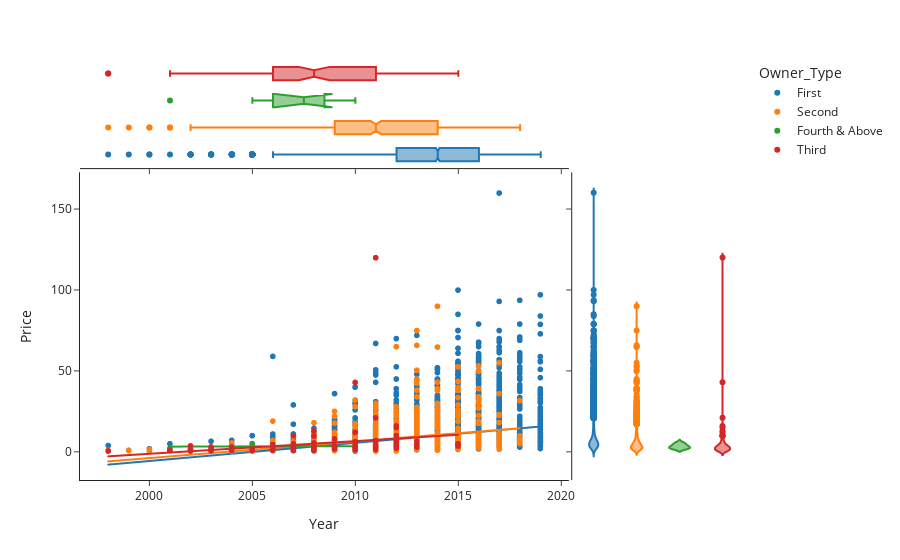

The notebook cell this image was saved under:
### Code cell
yprop = 'Price'
xprop = 'Year'
h= 'Owner_Type'
px.scatter(data, x=xprop, y=yprop, color=h, marginal_y="violin", marginal_x="box", trendline="ols", template="simple_white")

### Figure 1 — Plotly figure (JSON) as saved in the notebook; plotly's stock layout.template omitted (floating-point values rounded to 4 significant figures; data arrays with more than 128 entries replaced by an {"elided": "..."} marker saying what was removed)
{"data": [{"hovertemplate": "Owner_Type=First<br>Year=%{x}<br>Price=%{y}<extra></extra>", "legendgroup": "First", "marker": {"color": "#1F77B4", "symbol": "circle"}, "mode": "markers", "name": "First", "showlegend": true, "type": "scattergl", "x": {"elided": "4903 int values"}, "xaxis": "x", "y": {"elided": "4903 float values"}, "yaxis": "y"}, {"alignmentgroup": "True", "hovertemplate": "Owner_Type=First<br>Year=%{x}<extra></extra>", "legendgroup": "First", "marker": {"color": "#1F77B4", "symbol": "circle"}, "name": "First", "notched": true, "offsetgroup": "First", "showlegend": false, "type": "box", "x": {"elided": "4903 int values"}, "xaxis": "x3", "yaxis": "y3"}, {"alignmentgroup": "True", "hovertemplate": "Owner_Type=First<br>Price=%{y}<extra></extra>", "legendgroup": "First", "marker": {"color": "#1F77B4", "symbol": "circle"}, "name": "First", "offsetgroup": "First", "scalegroup": "y", "showlegend": false, "type": "violin", "xaxis": "x2", "y": {"elided": "4903 float values"}, "yaxis": "y2"}, {"hovertemplate": "<b>OLS trendline</b><br>Price = 1.12177 * Year + -2249.2<br>R<sup>2</sup>=0.081732<br><br>Owner_Type=First<br>Year=%{x}<br>Price=%{y} <b>(trend)</b><extra></extra>", "legendgroup": "First", "marker": {"color": "#1F77B4", "symbol": "circle"}, "mode": "lines", "name": "First", "showlegend": false, "type": "scattergl", "x": {"elided": "4903 int values"}, "xaxis": "x", "y": {"elided": "4903 float values"}, "yaxis": "y"}, {"hovertemplate": "Owner_Type=Second<br>Year=%{x}<br>Price=%{y}<extra></extra>", "legendgroup": "Second", "marker": {"color": "#FF7F0E", "symbol": "circle"}, "mode": "markers", "name": "Second", "showlegend": true, "type": "scattergl", "x": {"elided": "953 int values"}, "xaxis": "x", "y": {"elided": "953 float values"}, "yaxis": "y"}, {"alignmentgroup": "True", "hovertemplate": "Owner_Type=Second<br>Year=%{x}<extra></extra>", "legendgroup": "Second", "marker": {"color": "#FF7F0E", "symbol": "circle"}, "name": "Second", "notched": true, "offsetgroup": "Second", "showlegend": false, "type": "box", "x": {"elided": "953 int values"}, "xaxis": "x3", "yaxis": "y3"}, {"alignmentgroup": "True", "hovertemplate": "Owner_Type=Second<br>Price=%{y}<extra></extra>", "legendgroup": "Second", "marker": {"color": "#FF7F0E", "symbol": "circle"}, "name": "Second", "offsetgroup": "Second", "scalegroup": "y", "showlegend": false, "type": "violin", "xaxis": "x2", "y": {"elided": "953 float values"}, "yaxis": "y2"}, {"hovertemplate": "<b>OLS trendline</b><br>Price = 1.02512 * Year + -2054.09<br>R<sup>2</sup>=0.123270<br><br>Owner_Type=Second<br>Year=%{x}<br>Price=%{y} <b>(trend)</b><extra></extra>", "legendgroup": "Second", "marker": {"color": "#FF7F0E", "symbol": "circle"}, "mode": "lines", "name": "Second", "showlegend": false, "type": "scattergl", "x": {"elided": "953 int values"}, "xaxis": "x", "y": {"elided": "953 float values"}, "yaxis": "y"}, {"hovertemplate": "Owner_Type=Fourth & Above<br>Year=%{x}<br>Price=%{y}<extra></extra>", "legendgroup": "Fourth & Above", "marker": {"color": "#2CA02C", "symbol": "circle"}, "mode": "markers", "name": "Fourth & Above", "showlegend": true, "type": "scattergl", "x": [2007, 2008, 2010, 2007, 2005, 2009, 2008, 2001], "xaxis": "x", "y": [4, 5.5, 3.25, 3, 5.1, 2.15, 1.97, 2.2], "yaxis": "y"}, {"alignmentgroup": "True", "hovertemplate": "Owner_Type=Fourth & Above<br>Year=%{x}<extra></extra>", "legendgroup": "Fourth & Above", "marker": {"color": "#2CA02C", "symbol": "circle"}, "name": "Fourth & Above", "notched": true, "offsetgroup": "Fourth & Above", "showlegend": false, "type": "box", "x": [2007, 2008, 2010, 2007, 2005, 2009, 2008, 2001], "xaxis": "x3", "yaxis": "y3"}, {"alignmentgroup": "True", "hovertemplate": "Owner_Type=Fourth & Above<br>Price=%{y}<extra></extra>", "legendgroup": "Fourth & Above", "marker": {"color": "#2CA02C", "symbol": "circle"}, "name": "Fourth & Above", "offsetgroup": "Fourth & Above", "scalegroup": "y", "showlegend": false, "type": "violin", "xaxis": "x2", "y": [4, 5.5, 3.25, 3, 5.1, 2.15, 1.97, 2.2], "yaxis": "y2"}, {"hovertemplate": "<b>OLS trendline</b><br>Price = 0.027631 * Year + -52.0557<br>R<sup>2</sup>=0.003250<br><br>Owner_Type=Fourth & Above<br>Year=%{x}<br>Price=%{y} <b>(trend)</b><extra></extra>", "legendgroup": "Fourth & Above", "marker": {"color": "#2CA02C", "symbol": "circle"}, "mode": "lines", "name": "Fourth & Above", "showlegend": false, "type": "scattergl", "x": [2001, 2005, 2007, 2007, 2008, 2008, 2009, 2010], "xaxis": "x", "y": [3.234, 3.344, 3.4, 3.4, 3.427, 3.427, 3.455, 3.483], "yaxis": "y"}, {"hovertemplate": "Owner_Type=Third<br>Year=%{x}<br>Price=%{y}<extra></extra>", "legendgroup": "Third", "marker": {"color": "#D62728", "symbol": "circle"}, "mode": "markers", "name": "Third", "showlegend": true, "type": "scattergl", "x": [2015, 2006, 2008, 2007, 2011, 2002, 2009, 2007, 2011, 2008, 2007, 2004, 2008, 2002, 2005, 2010, 2006, 2011, 2009, 2012, 2003, 2011, 2011, 2003, 2007, 2011, 2009, 2009, 2008, 2012, 2010, 2007, 2009, 2009, 2013, 2006, 2002, 2007, 2007, 2008, 2015, 2012, 2007, 2009, 2011, 2011, 2011, 2008, 2012, 2007, 2003, 2005, 2006, 2005, 2002, 2007, 2009, 2007, 2010, 2012, 2006, 2009, 1998, 2012, 2002, 2002, 2011, 2010, 2012, 2006, 2013, 2007, 2008, 2010, 2007, 2008, 2008, 2005, 2009, 2005, 2012, 2001, 2003, 2001, 2012, 2009, 2006, 2003, 2004, 2012, 2001, 2011, 2011, 2010, 2007, 2012, 2012, 2010, 2008, 2010, 2006, 2007, 2004, 2009, 2013, 2006, 1998, 2011, 2011, 2008, 2009], "xaxis": "x", "y": [3.6, 4.5, 1.67, 0.95, 1.85, 0.55, 2.95, 3.91, 2.9, 12.95, 1, 1.5, 5.45, 0.65, 1.96, 1.28, 1.2, 4.2, 1.8, 3.5, 1.52, 1.5, 3.5, 1.35, 1.1, 3.4, 8, 3.25, 2.6, 4.5, 2.5, 0.99, 3.5, 1.95, 6.5, 1.55, 3.65, 9.99, 2.2, 2.25, 4.95, 4, 1.3, 3.8, 2.35, 21, 2, 1.2, 3, 3.8, 0.95, 1.2, 1.55, 0.8, 1, 5, 2.65, 4.35, 42.91, 15, 2.21, 3, 0.45, 2.25, 1.2, 0.8, 6.7, 6.25, 7.5, 2.5, 4.11, 1.85, 9.75, 3.5, 1.5, 3.25, 1.1, 1.1, 3.5, 1.25, 16, 1, 0.7, 0.55, 10, 2.25, 2, 3, 0.85, 3.5, 0.7, 6.4, 6.95, 5.25, 1.2, 6, 10, 2.44, 2.85, 12, 1.3, 3.75, 3, 3.1, 2.95, 0.85, 0.53, 120, 6.5, 0.6, 3.25], "yaxis": "y"}, {"alignmentgroup": "True", "hovertemplate": "Owner_Type=Third<br>Year=%{x}<extra></extra>", "legendgroup": "Third", "marker": {"color": "#D62728", "symbol": "circle"}, "name": "Third", "notched": true, "offsetgroup": "Third", "showlegend": false, "type": "box", "x": [2015, 2006, 2008, 2007, 2011, 2002, 2009, 2007, 2011, 2008, 2007, 2004, 2008, 2002, 2005, 2010, 2006, 2011, 2009, 2012, 2003, 2011, 2011, 2003, 2007, 2011, 2009, 2009, 2008, 2012, 2010, 2007, 2009, 2009, 2013, 2006, 2002, 2007, 2007, 2008, 2015, 2012, 2007, 2009, 2011, 2011, 2011, 2008, 2012, 2007, 2003, 2005, 2006, 2005, 2002, 2007, 2009, 2007, 2010, 2012, 2006, 2009, 1998, 2012, 2002, 2002, 2011, 2010, 2012, 2006, 2013, 2007, 2008, 2010, 2007, 2008, 2008, 2005, 2009, 2005, 2012, 2001, 2003, 2001, 2012, 2009, 2006, 2003, 2004, 2012, 2001, 2011, 2011, 2010, 2007, 2012, 2012, 2010, 2008, 2010, 2006, 2007, 2004, 2009, 2013, 2006, 1998, 2011, 2011, 2008, 2009], "xaxis": "x3", "yaxis": "y3"}, {"alignmentgroup": "True", "hovertemplate": "Owner_Type=Third<br>Price=%{y}<extra></extra>", "legendgroup": "Third", "marker": {"color": "#D62728", "symbol": "circle"}, "name": "Third", "offsetgroup": "Third", "scalegroup": "y", "showlegend": false, "type": "violin", "xaxis": "x2", "y": [3.6, 4.5, 1.67, 0.95, 1.85, 0.55, 2.95, 3.91, 2.9, 12.95, 1, 1.5, 5.45, 0.65, 1.96, 1.28, 1.2, 4.2, 1.8, 3.5, 1.52, 1.5, 3.5, 1.35, 1.1, 3.4, 8, 3.25, 2.6, 4.5, 2.5, 0.99, 3.5, 1.95, 6.5, 1.55, 3.65, 9.99, 2.2, 2.25, 4.95, 4, 1.3, 3.8, 2.35, 21, 2, 1.2, 3, 3.8, 0.95, 1.2, 1.55, 0.8, 1, 5, 2.65, 4.35, 42.91, 15, 2.21, 3, 0.45, 2.25, 1.2, 0.8, 6.7, 6.25, 7.5, 2.5, 4.11, 1.85, 9.75, 3.5, 1.5, 3.25, 1.1, 1.1, 3.5, 1.25, 16, 1, 0.7, 0.55, 10, 2.25, 2, 3, 0.85, 3.5, 0.7, 6.4, 6.95, 5.25, 1.2, 6, 10, 2.44, 2.85, 12, 1.3, 3.75, 3, 3.1, 2.95, 0.85, 0.53, 120, 6.5, 0.6, 3.25], "yaxis": "y2"}, {"hovertemplate": "<b>OLS trendline</b><br>Price = 0.784834 * Year + -1570.89<br>R<sup>2</sup>=0.051981<br><br>Owner_Type=Third<br>Year=%{x}<br>Price=%{y} <b>(trend)</b><extra></extra>", "legendgroup": "Third", "marker": {"color": "#D62728", "symbol": "circle"}, "mode": "lines", "name": "Third", "showlegend": false, "type": "scattergl", "x": [1998, 1998, 2001, 2001, 2001, 2002, 2002, 2002, 2002, 2002, 2002, 2003, 2003, 2003, 2003, 2003, 2004, 2004, 2004, 2005, 2005, 2005, 2005, 2005, 2006, 2006, 2006, 2006, 2006, 2006, 2006, 2006, 2006, 2007, 2007, 2007, 2007, 2007, 2007, 2007, 2007, 2007, 2007, 2007, 2007, 2007, 2007, 2007, 2008, 2008, 2008, 2008, 2008, 2008, 2008, 2008, 2008, 2008, 2008, 2009, 2009, 2009, 2009, 2009, 2009, 2009, 2009, 2009, 2009, 2009, 2009, 2009, 2010, 2010, 2010, 2010, 2010, 2010, 2010, 2010, 2011, 2011, 2011, 2011, 2011, 2011, 2011, 2011, 2011, 2011, 2011, 2011, 2011, 2011, 2012, 2012, 2012, 2012, 2012, 2012, 2012, 2012, 2012, 2012, 2012, 2012, 2013, 2013, 2013, 2015, 2015], "xaxis": "x", "y": [-2.792, -2.792, -0.4379, -0.4379, -0.4379, 0.3469, 0.3469, 0.3469, 0.3469, 0.3469, 0.3469, 1.132, 1.132, 1.132, 1.132, 1.132, 1.917, 1.917, 1.917, 2.701, 2.701, 2.701, 2.701, 2.701, 3.486, 3.486, 3.486, 3.486, 3.486, 3.486, 3.486, 3.486, 3.486, 4.271, 4.271, 4.271, 4.271, 4.271, 4.271, 4.271, 4.271, 4.271, 4.271, 4.271, 4.271, 4.271, 4.271, 4.271, 5.056, 5.056, 5.056, 5.056, 5.056, 5.056, 5.056, 5.056, 5.056, 5.056, 5.056, 5.841, 5.841, 5.841, 5.841, 5.841, 5.841, 5.841, 5.841, 5.841, 5.841, 5.841, 5.841, 5.841, 6.626, 6.626, 6.626, 6.626, 6.626, 6.626, 6.626, 6.626, 7.41, 7.41, 7.41, 7.41, 7.41, 7.41, 7.41, 7.41, 7.41, 7.41, 7.41, 7.41, 7.41, 7.41, 8.195, 8.195, 8.195, 8.195, 8.195, 8.195, 8.195, 8.195, 8.195, 8.195, 8.195, 8.195, 8.98, 8.98, 8.98, 10.55, 10.55], "yaxis": "y"}], "layout": {"legend": {"title": {"text": "Owner_Type"}, "tracegroupgap": 0}, "margin": {"t": 60}, "xaxis": {"anchor": "y", "domain": [0, 0.7363], "title": {"text": "Year"}}, "xaxis2": {"anchor": "y2", "domain": [0.7413, 1], "matches": "x2", "showline": false, "showticklabels": false, "ticks": ""}, "xaxis3": {"anchor": "y3", "domain": [0, 0.7363], "matches": "x", "showticklabels": false}, "xaxis4": {"anchor": "y4", "domain": [0.7413, 1], "matches": "x2", "showline": false, "showticklabels": false, "ticks": ""}, "yaxis": {"anchor": "x", "domain": [0, 0.7326], "title": {"text": "Price"}}, "yaxis2": {"anchor": "x2", "domain": [0, 0.7326], "matches": "y", "showticklabels": false}, "yaxis3": {"anchor": "x3", "domain": [0.7426, 1], "matches": "y3", "showline": false, "showticklabels": false, "ticks": ""}, "yaxis4": {"anchor": "x4", "domain": [0.7426, 1], "matches": "y3", "showline": false, "showticklabels": false, "ticks": ""}}}
